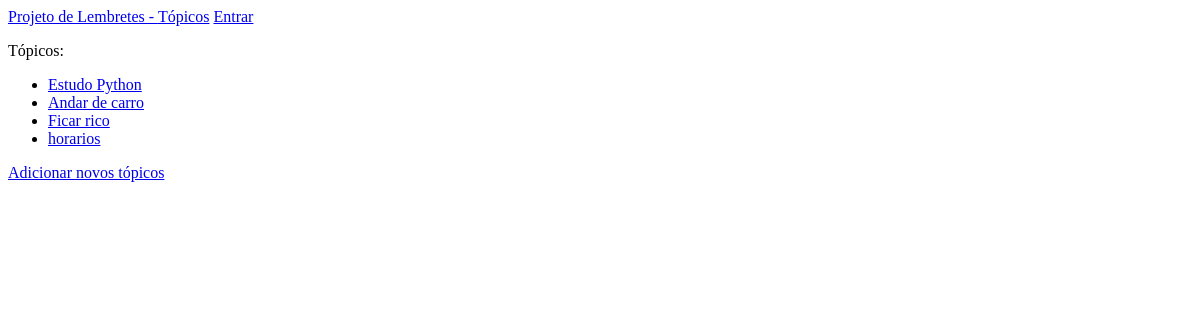
The page /topics on the database as committed earlier.
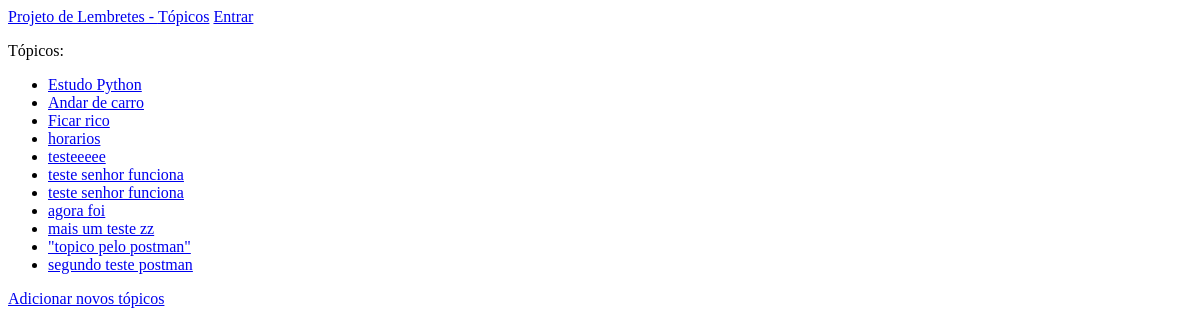
The same page on the database as committed later.
### Projeto_Lembretes/models.py (models this page shows)
class Topic(models.Model):
    """text é uma variável do banco que vai ser do tipo char"""
    text = models.CharField(max_length=200)
    data_added = models.DateTimeField(auto_now_add=True)
    def __str__(self):
        return self.text

### Projeto_Lembretes/views.py (the view)
# urls.py: path('topics', views.topics, name='topics'),
def topics(request):
    topics = Topic.objects.order_by('data_added')
    context = {'topics': topics}
    return render(request, 'Projeto_Lembretes/topics.html',context)

### Projeto_Lembretes/templates/Projeto_Lembretes/topics.html
{% extends "Projeto_Lembretes/base.html" %}
{% block content %}
    <p>Tópicos:</p>
    <ul>
        {% for topic in topics %}
            <li>
                <a href="{% url 'topic' topic.id %}">{{topic}}</a>
            </li>
        {% empty %}
        <li>
            Nao há topicos adicionados
        </li>
        {% endfor %}
    </ul>
    <a href="{% url 'new_topic' %}">Adicionar novos tópicos</a>
{% endblock content %}

Rows that differ between the two databases and show on the page:
added Topic: text "testeeeee"
added Topic: text "teste senhor funciona"
added Topic: text "teste senhor funciona"
added Topic: text "agora foi"
added Topic: text "mais um teste zz"
added Topic: text "\"topico pelo postman\""
added Topic: text "segundo teste postman"
